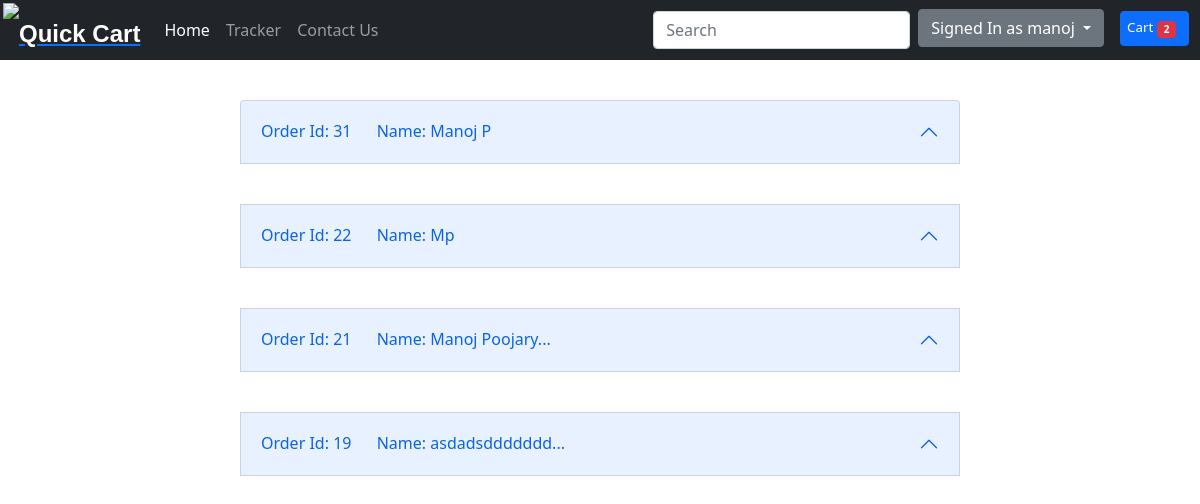
/tracker/ (signed in), run on the app's committed database.
### shop/models.py (models this page shows, shortened)
class Checkout(models.Model):
    order_id=models.AutoField(primary_key=True)
    user=models.ForeignKey(User,on_delete=models.CASCADE,null=True)
    name = models.CharField(max_length=30, default="")
    email = models.CharField(max_length=20, default="")
    address = models.CharField(max_length=200, default="")
    city = models.CharField(max_length=20, default="")
    state = models.CharField(max_length=20, default="")
    zip_code = models.CharField(max_length=20, default="")
    phoneNumber = models.CharField(max_length=15, default="")
    productJson = models.CharField(max_length=2000, default="")

### shop/views.py (the view)
# urls.py: path('tracker/', views.tracker, name="shopTracker"),
def tracker(request):
    params={}
    if request.user.is_authenticated:
        orders_list=[]
        checkout=Checkout.objects.filter(user=request.user)
        for order in checkout:
            track=Tracker.objects.filter(user=request.user,order_id=order.order_id).order_by('date')
            orders_list.append([order,track])
        params['orders_list']=orders_list
    params=load_cart(request,params)
    return render(request, "shop/tracker.html",params)

### shop/templatetags/extra.py (called while the page is built)
@register.filter(name='slice_str')
def slice_str(str):
    if(len(str)<12):
        return str
    else:
        return str[:13]+"..."

### shop/views.py (called while the page is built)
def load_cart(request,params):
    if request.user.is_authenticated:
        try:
            param_cart=Cartrecord.objects.get(cart_user=request.user)
        except:
            object_cart=Cartrecord(cart_user=request.user)
            object_cart.save()
            param_cart=object_cart
        params['cart']=param_cart
        params['cart_length']=len(param_cart.json_data)
    return params

### shop/templates/shop/tracker.html (shortened to what this page needs)
{% extends 'shop/basics.html' %}
{% block body %}
{% load extra %}
{% load humanize %}
<div class="accordion" id="accordionExample">
    {% for order in orders_list reversed %}
    <div class="accordion-item">
        <h4 class="accordion-header mb-0" id="heading{{forloop.counter}}">
            <button class="accordion-button" type="button" data-bs-toggle="collapse"
                data-bs-target="#collapse{{forloop.counter}}" aria-expanded="true"
                aria-controls="collapse{{forloop.counter}}" style="height: 8vh;">
                <span>Order Id: {{order.0.order_id}}</span>
                <pre>   </pre>
                <span>Name: {{order.0.name|slice_str}}</span>
            </button>
        </h4>
    </div>
</div>
{% endfor %}
{% endblock %}

### shop/templates/shop/basics.html (shortened to what this page needs)
<!doctype html>
<html lang="en">
<head>
    <link rel="stylesheet" href="https://stackpath.bootstrapcdn.com/bootstrap/4.2.1/css/bootstrap.min.css"
>
    <link href="https://cdn.jsdelivr.net/npm/bootstrap@5.0.0-beta1/dist/css/bootstrap.min.css" rel="stylesheet"
>
</head>
<body>
    <nav class="navbar navbar-expand-lg navbar-dark bg-dark sticky-top" style="padding: 3px;">
        <div style="display: flex;">
            <a href="/" style="display: flex;">
                <img src="https://img.icons8.com/nolan/64/fast-cart.png" />
                <span class="navbar-brand mt-2" style="margin-right:0px;font-family:'Franklin Gothic Medium', 'Arial Narrow', Arial, sans-serif, serif;
                font-size: x-large;"><strong>Quick Cart</strong>
                </span>
            </a>
        </div>
        <div class="collapse navbar-collapse ml-3" id="navbarSupportedContent">
            <ul class="navbar-nav mr-auto">
                <li class="nav-item active">
                    <a class="nav-link" href="/">Home <span class="sr-only">(current)</span></a>
                </li>
                <li class="nav-item">
                    <a class="nav-link" href="/tracker">Tracker</a>
                </li>
                <li class="nav-item">
                    <a class="nav-link" href="/contact">Contact Us</a>
                </li>
            </ul>
            <form action="/search/" class="form-inline my-2 my-lg-0" method="post">{% csrf_token %}
                <input class="form-control mr-sm-2" type="search" placeholder="Search" aria-label="Search"
                    name="search">
            </form>
            {% if user.is_authenticated %}
            <form action="/logout/" method="post">
                <div class="dropdown">
                    <button class="btn btn-secondary dropdown-toggle mb-1" type="button" id="dropdownMenuButton1"
                        data-bs-toggle="dropdown" aria-expanded="false">
                        Signed In as {{request.user}}
                    </button>
                </div>
            </form>
            {% endif %}
        </div>
        <div class="mt-1 ml-3" style="display: flex;">
            <div>
                <form action="/checkout">
                    <button id="popcart" type="submit" class="btn btn-primary mr-2 mb-2"
                        style="display: flex;font-size: smaller;padding-left: 6px;">Cart
                        <span class="badge bg-danger ml-1 mt-1">
                            <span id="cartValue">0</span>
                        </span>
                    </button>
                </form>
            </div>
        </div>
    </nav>
    {% block body %} {% endblock %}
</body>
</html>

### shop/templates/shop/tracker.html (style rules this page uses)
.accordion-item { width: 60vw; margin: 5vh auto 0 auto; }
.accordion-button { width: 100%; }

### data on the page
Checkout: order_id "31", name "Manoj P"
Checkout: order_id "22", name "Mp"
Checkout: order_id "21", name "Manoj Poojary..."
Checkout: order_id "19", name "asdadsddddddd..."

### other printed values
{{ request.user }} "manoj"
